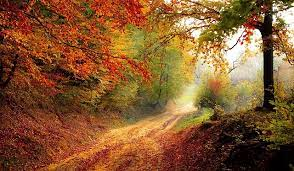
#> input picture forest.jpeg, 294 x 171 px, given in place of images.jpeg, which was not available; the run also reads 1 picture not shown here
$ python task_4_practice.py
#> lines starting #> are read from the running program, lines starting #| are printed output that depends on the picture; pictures that were not available may be replaced by others from this repository, and a replacement may not be noted
# from matplotlib.image import imread
# import matplotlib.pyplot as plt
# import numpy as np
""""
input_image = imread("images.jpeg")
# (rgb) color encoding
#slicing -->  [row,col,index]
r , g , b = input_image[:,:,0] , input_image[:,:,1] , input_image[:,:,2]

gamma = 1.04

# The values of r_const, g_const, and b_const are
# The luminance coefficients represent
# the sensitivity of the human eye to different wavelengths of light

r_const , g_const , b_const = 0.2126 , 0.7152, 0.0722
grayscale_image = r_const * r ** gamma + g_const * r ** gamma + b_const * r ** gamma
fig = plt.figure()
img_1 , img_2 = fig.add_subplot(121) , fig.add_subplot(122)
img_1.imshow(input_image)
img_2.imshow(grayscale_image, cmap=plt.cm.get_cmap('gray'))

fig.show()
plt.show()

"""
"""
import cv2

image = cv2.imread('images.jpeg')
gray = cv2.cvtColor(image, cv2.COLOR_BGR2GRAY)

image_resized = cv2.resize(image,(150,150))
# define the alpha and beta
alpha = 1.5 # Contrast control
beta = 10 # Brightness control

# call convertScaleAbs function
adjusted = cv2.convertScaleAbs(image, alpha=alpha, beta=beta)


# display the output image
cv2.imshow('adjusted', adjusted)
cv2.imshow('Original image', image)
cv2.imshow('Gray image', gray)
cv2.imshow('Resized image', image_resized)

cv2.waitKey(0)
cv2.destroyAllWindows()


///////////////////////////////////
import cv2
import numpy as np
from matplotlib import pyplot as plt
image = cv2.imread('images.jpeg')
img = cv2.cvtColor(image, cv2.COLOR_BGR2GRAY)
# img = cv2.imread('messi5.jpg',0)
f = np.fft.fft2(img)
fshift = np.fft.fftshift(f)
magnitude_spectrum = 20*np.log(np.abs(fshift))

plt.subplot(121),plt.imshow(img, cmap = 'gray')
plt.title('Input Image'), plt.xticks([]), plt.yticks([])
plt.subplot(122),plt.imshow(magnitude_spectrum, cmap = 'gray')
plt.title('Magnitude Spectrum'), plt.xticks([]), plt.yticks([])
plt.show()

cv2.imshow('Magnitude Spectrum', magnitude_spectrum)

///////////////////////////////
////////////////////////////////////////////////////
///////////////////////////////////////////////////////////////////
///////////////////////////////////////////////////////////////////////////////
import cv2
import numpy as np
from matplotlib import pyplot as plt
image = cv2.imread('images.jpeg')
img = cv2.cvtColor(image, cv2.COLOR_BGR2GRAY)
# img = cv2.imread('messi5.jpg',0)
f = np.fft.fft2(img)

fshift = np.fft.fftshift(f)


# Separate real and imaginary parts
f_real = np.real(fshift)
f_imag = np.imag(fshift)

# Compute magnitude and phase
f_mag = np.abs(fshift)
f_phase = np.angle(fshift)

magnitude_spectrum = 20*np.log(np.abs(fshift))
phase_spectrum = np.angle(fshift)
real_spectrum = np.real(fshift)
imaginary_spectrum = np.imag(fshift)


plt.subplot(421),plt.imshow(img, cmap = 'gray')
plt.title('Input Image'), plt.xticks([]), plt.yticks([])
plt.subplot(422),plt.imshow(magnitude_spectrum, cmap = 'gray')
plt.title('Magnitude Spectrum'), plt.xticks([]), plt.yticks([])

plt.subplot(423),plt.imshow(img, cmap = 'gray')
plt.title('Input Image'), plt.xticks([]), plt.yticks([])
plt.subplot(424),plt.imshow(phase_spectrum, cmap = 'gray')
plt.title('phase_spectrum '), plt.xticks([]), plt.yticks([])

plt.subplot(425),plt.imshow(img, cmap = 'gray')
plt.title('Input Image'), plt.xticks([]), plt.yticks([])
plt.subplot(426),plt.imshow(real_spectrum, cmap = 'gray')
plt.title('real_spectrum'), plt.xticks([]), plt.yticks([])

plt.subplot(427),plt.imshow(img, cmap = 'gray')
plt.title('Input Image'), plt.xticks([]), plt.yticks([])
plt.subplot(428),plt.imshow(imaginary_spectrum, cmap = 'gray')
plt.title('imaginary_spectrum'), plt.xticks([]), plt.yticks([])

plt.show()


# ////////////////////////-------------------------------------------------------------


import cv2
import numpy as np
from matplotlib import pyplot as plt

# Read the image in grayscale
image = cv2.imread('images.jpeg', cv2.IMREAD_GRAYSCALE)

# Perform 2D Fourier Transform
f = np.fft.fft2(image)

# Shift zero frequency components to the center
fshift = np.fft.fftshift(f)

# Calculate magnitude spectrum
magnitude_spectrum = 20 * np.log(np.abs(fshift))

# Calculate phase spectrum
phase_spectrum = np.angle(fshift)

# Calculate real part spectrum
real_spectrum = 20 * np.log(np.real(fshift))

# Calculate imaginary part spectrum
imag_spectrum = np.imag(fshift)

# Display the input image
plt.subplot(231), plt.imshow(image, cmap='gray')
plt.title('Input Image'), plt.xticks([]), plt.yticks([])

# Display the magnitude spectrum
plt.subplot(232), plt.imshow(magnitude_spectrum, cmap='gray')
plt.title('Magnitude Spectrum'), plt.xticks([]), plt.yticks([])

# Display the phase spectrum
plt.subplot(233), plt.imshow(phase_spectrum, cmap='gray')
plt.title('Phase Spectrum'), plt.xticks([]), plt.yticks([])

# Display the real part spectrum
plt.subplot(234), plt.imshow(real_spectrum, cmap='gray')
plt.title('Real Part Spectrum'), plt.xticks([]), plt.yticks([])

# Display the imaginary part spectrum
plt.subplot(235), plt.imshow(imag_spectrum, cmap='gray')
plt.title('Imaginary Part Spectrum'), plt.xticks([]), plt.yticks([])

# Show all the plots
plt.show()

import cv2
import numpy as np
from matplotlib import pyplot as plt
image = cv2.imread('images.jpeg')
img = cv2.cvtColor(image, cv2.COLOR_BGR2GRAY)
f = np.fft.fft2(img)

fshift = np.fft.fftshift(f)


# Separate real and imaginary parts
f_real = np.real(fshift)
f_imag = np.imag(fshift)

# Compute magnitude and phase
f_mag = np.abs(fshift)
f_phase = np.angle(fshift)

magnitude_spectrum = 20*np.log(np.abs(fshift))
phase_spectrum = np.angle(fshift)
real_spectrum = 20*np.log(np.real(fshift))
imaginary_spectrum = np.imag(fshift)


plt.subplot(421),plt.imshow(img, cmap = 'gray')
plt.title('Input Image'), plt.xticks([]), plt.yticks([])
plt.subplot(422),plt.imshow(magnitude_spectrum, cmap = 'gray')
plt.title('Magnitude Spectrum'), plt.xticks([]), plt.yticks([])

plt.subplot(423),plt.imshow(img, cmap = 'gray')
plt.title('Input Image'), plt.xticks([]), plt.yticks([])
plt.subplot(424),plt.imshow(phase_spectrum, cmap = 'gray')
plt.title('phase_spectrum '), plt.xticks([]), plt.yticks([])

plt.subplot(425),plt.imshow(img, cmap = 'gray')
plt.title('Input Image'), plt.xticks([]), plt.yticks([])
plt.subplot(426),plt.imshow(real_spectrum, cmap = 'gray')
plt.title('real_spectrum'), plt.xticks([]), plt.yticks([])

plt.subplot(427),plt.imshow(img, cmap = 'gray')
plt.title('Input Image'), plt.xticks([]), plt.yticks([])
plt.subplot(428),plt.imshow(imaginary_spectrum, cmap = 'gray')
plt.title('imaginary_spectrum'), plt.xticks([]), plt.yticks([])

plt.show()


//////////

import cv2
import numpy as np
from matplotlib import pyplot as plt

# Read the image in grayscale
image = cv2.imread('images.jpeg', cv2.IMREAD_GRAYSCALE)

# Perform 2D Fourier Transform
f = np.fft.fft2(image)

# Shift zero frequency components to the center
fshift = np.fft.fftshift(f)

# Calculate magnitude spectrum
magnitude_spectrum = 20 * np.log(np.abs(fshift))

# Calculate phase spectrum
phase_spectrum = np.angle(fshift)

# Calculate real part spectrum
real_spectrum = 20 * np.log(np.real(fshift))

# Calculate imaginary part spectrum
imag_spectrum = np.imag(fshift)

# Display the input image
plt.subplot(231), plt.imshow(image, cmap='gray')
plt.title('Input Image'), plt.xticks([]), plt.yticks([])

# Display the magnitude spectrum
plt.subplot(232), plt.imshow(magnitude_spectrum, cmap='gray')
plt.title('Magnitude Spectrum'), plt.xticks([]), plt.yticks([])

# Display the phase spectrum
plt.subplot(233), plt.imshow(phase_spectrum, cmap='gray')
plt.title('Phase Spectrum'), plt.xticks([]), plt.yticks([])

# Display the real part spectrum
plt.subplot(234), plt.imshow(real_spectrum, cmap='gray')
plt.title('Real Part Spectrum'), plt.xticks([]), plt.yticks([])

# Display the imaginary part spectrum
plt.subplot(235), plt.imshow(imag_spectrum, cmap='gray')
plt.title('Imaginary Part Spectrum'), plt.xticks([]), plt.yticks([])

# Show all the plots
plt.show()
"""


#  final code of real + imaginary + phase + magnitude
import cv2
import numpy as np

# Read the image in grayscale
image = cv2.imread('images.jpeg', cv2.IMREAD_GRAYSCALE)
#> image: shape (171, 294); min 0, max 255, mean 97.2

# Perform 2D Fourier Transform
f = np.fft.fft2(image)

# Shift zero frequency components to the center
fshift = np.fft.fftshift(f)

# Calculate magnitude spectrum
magnitude_spectrum = 20 * np.log(np.abs(fshift))

# Calculate phase spectrum
phase_spectrum = np.angle(fshift)

# Calculate real part spectrum
real_spectrum = 20 * np.log(np.real(fshift))

# Calculate imaginary part spectrum
imag_spectrum = np.imag(fshift)
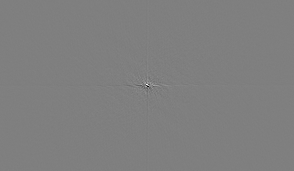
#> imag_spectrum: shape (171, 294) float64; min -627223, max 627223, mean 0; drawn with min black and max white

# Display the input image
cv2.imshow('Input Image', image)
cv2.waitKey(0)
cv2.destroyAllWindows()

# Display the magnitude spectrum
cv2.imshow('Magnitude Spectrum', magnitude_spectrum.astype(np.uint8))
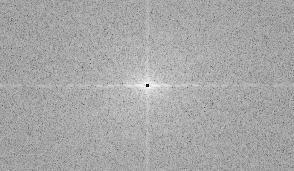
#> window 'Magnitude Spectrum': shape (171, 294); min 7, max 250, mean 167.1
cv2.waitKey(0)
cv2.destroyAllWindows()

# Display the phase spectrum
cv2.imshow('Phase Spectrum', phase_spectrum.astype(np.uint8))
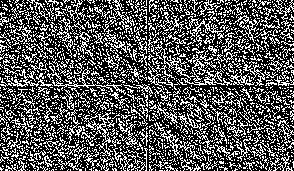
#> window 'Phase Spectrum': shape (171, 294); min 0, max 255, mean 87.2
cv2.waitKey(0)
cv2.destroyAllWindows()

# Display the real part spectrum
cv2.imshow('Real Part Spectrum', real_spectrum.astype(np.uint8))
cv2.waitKey(0)
cv2.destroyAllWindows()

# Display the imaginary part spectrum
cv2.imshow('Imaginary Part Spectrum', imag_spectrum.astype(np.uint8))
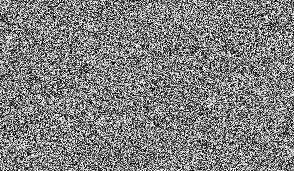
#> window 'Imaginary Part Spectrum': shape (171, 294); min 0, max 255, mean 127.5
cv2.waitKey(0)
cv2.destroyAllWindows()

"""
import cv2
import numpy as np

# Read input images
image1b = cv2.imread('images.jpeg', cv2.IMREAD_GRAYSCALE)
image2b = cv2.imread('download.jpeg', cv2.IMREAD_GRAYSCALE)
image3b = cv2.imread('download (1).jpeg', cv2.IMREAD_GRAYSCALE)
image4b = cv2.imread('images (1).jpeg', cv2.IMREAD_GRAYSCALE)

# making the images the same size
image1 = cv2.resize(image1b,(500,500))
image2 = cv2.resize(image2b,(500,500))
# image3 = cv2.resize(image3b,(500,500))
# image4 = cv2.resize(image4b,(500,500))

# Define custom weights for magnitude, phase, real, and imaginary components
#
# weights_magnitude = [1.0, 0.8, 0.5, 0.3]
# weights_phase = [0.0, 0.0, 0.0, 0.0]
# weights_real = [0.8, 0.5, 0.2, 1.0]
# weights_imaginary = [0.0, 0.0, 0.0, 0.0]
#
# # Create a list of input images
# input_images = [image1]
#
# # Initialize an empty complex array for the output Fourier transform
# output_fft = np.zeros_like(np.fft.fft2(input_images[0]), dtype=np.complex128)
#
# # Compute the weighted sum of Fourier transforms
# for i in range(len(input_images)):
#     # Compute Fourier transform of the current image
#     fft = np.fft.fft2(input_images[i])
#
#     # Apply custom weights to magnitude, phase, real, and imaginary components
#     weighted_fft = (
#         weights_magnitude[i] * np.abs(fft) * np.exp(1j * weights_phase[i]) +
#         weights_real[i] * np.real(fft) +
#         1j * weights_imaginary[i] * np.imag(fft)
#     )
#     # Apply custom weight only to the phase component
#
#     # here we modify the phase
#     # weighted_fft = (
#     #         np.abs(fft) * np.exp(1j * weights_phase[i]) +
#     #         1j * weights_imaginary[i] * np.imag(fft)
#     # )
#
#
#     # Apply custom weight only to the magnitude component
#     # weighted_fft = (
#     #         weights_magnitude[i] * np.abs(fft) +
#     #         weights_real[i] * np.real(fft) +
#     #         1j * weights_imaginary[i] * np.imag(fft)
#     # )
#
#     # Accumulate the weighted Fourier transform
#     output_fft += weighted_fft
#
# # Compute the inverse Fourier transform of the weighted sum
# output_image = np.abs(np.fft.ifft2(output_fft)).astype(np.uint8)
#
# # Display the input images
# for i in range(len(input_images)):
#     cv2.imshow(f'Input Image {i+1}', input_images[i])
#
# # Display the output image
# cv2.imshow('Output Image', output_image)
# cv2.waitKey(0)
# cv2.destroyAllWindows()
#


fft4 = np.fft.fft2(image2)
mag_of_messi = np.abs(fft4)

fft9 = np.fft.fft2(image1)
phase_parrot = np.angle(fft9)

weighted_fft = (
        mag_of_messi * np.exp(1j * phase_parrot) +

        1j * np.imag(fft9)
)

output_image = np.abs(np.fft.ifft2(weighted_fft)).astype(np.uint8)
cv2.imshow('Output Image', output_image)
cv2.waitKey(0)
cv2.destroyAllWindows()


"""


# /////////////////////////////////////////////////////////////////////////////////
import cv2
import numpy as np
    # # iterate on all photos to resize the wrt the smallest one
    #
    # # Assuming img_list is a list containing your image paths
    # img_paths = ['images.jpeg', 'download.jpeg', 'download (1).jpeg', 'images (1).jpeg']
    #
    # # Read images
    # img_list = [cv2.imread(img_path) for img_path in img_paths]
    #
    # # Get the size of the smallest image
    # smallest_size = min(img.shape[:2] for img in img_list)
    #
    # # Resize all images to the size of the smallest image
    # resized_images = [cv2.resize(img, (smallest_size[1], smallest_size[0])) for img in img_list]
    #
    # # Display or save the resized images as needed
    # for i, resized_img in enumerate(resized_images):
    #     cv2.imshow(f"Resized Image {i+1}", resized_img)
    #
    # cv2.waitKey(0)
    # cv2.destroyAllWindows()
    #
    # # //////////////////////////////////////////////////////////////////////////////////////////////////////////////
    # # # start here -resize -import - gray scale - brightness and contrast
    # import cv2
    # import numpy as np
    #
    # image = cv2.imread('images.jpeg')
    # gray = cv2.cvtColor(image, cv2.COLOR_BGR2GRAY)
    #
    # image_resized = cv2.resize(image,(150,150))
    # # define the alpha and beta
    #
    # alpha = 1.5 # Contrast control
    # beta = 1.2 # Brightness control
    #
    # # call convertScaleAbs function
    # adjusted = cv2.convertScaleAbs(image, alpha=alpha, beta=beta)
    #
    #
    # # display the output image
    # cv2.imshow('adjusted', adjusted)
    # cv2.imshow('Original image', image)
    # cv2.imshow('Gray image', gray)
    # cv2.imshow('Resized image', image_resized)
    #
    # cv2.waitKey(0)
    # cv2.destroyAllWindows()

# ---------------------------------------------------------------------------------------------------------------
# ---------------------------------------------------------------------------------------------------------------
#  final code of real + imaginary + phase + magnitude


    # # Read the image in grayscale
    # image = cv2.imread('images.jpeg', cv2.IMREAD_GRAYSCALE)
    #
    # # Perform 2D Fourier Transform
    # f = np.fft.fft2(image)
    #
    # # Shift zero frequency components to the center
    # fshift = np.fft.fftshift(f)
    #
    # # Calculate magnitude spectrum
    # magnitude_spectrum = 20 * np.log(np.abs(fshift))
    #
    # # Calculate phase spectrum
    # phase_spectrum = np.angle(fshift)
    #
    # # Calculate real part spectrum
    # real_spectrum = 20 * np.log(np.real(fshift))
    #
    # # Calculate imaginary part spectrum
    # imag_spectrum = np.imag(fshift)
    #
    # # Display the input image
    # cv2.imshow('Input Image', image)
    # cv2.waitKey(0)
    # cv2.destroyAllWindows()
    #
    # # Display the magnitude spectrum
    # cv2.imshow('Magnitude Spectrum', magnitude_spectrum.astype(np.uint8))
    # cv2.waitKey(0)
    # cv2.destroyAllWindows()
    #
    # # Display the phase spectrum
    # cv2.imshow('Phase Spectrum', phase_spectrum.astype(np.uint8))
    # cv2.waitKey(0)
    # cv2.destroyAllWindows()
    #
    # # Display the real part spectrum
    # cv2.imshow('Real Part Spectrum', real_spectrum.astype(np.uint8))
    # cv2.waitKey(0)
    # cv2.destroyAllWindows()
    #
    # # Display the imaginary part spectrum
    # cv2.imshow('Imaginary Part Spectrum', imag_spectrum.astype(np.uint8))
    # cv2.waitKey(0)
    # cv2.destroyAllWindows()
# --------------------------------------------------------------------------------------
# ////////////////////////////////////////////////////////////////////////////////////////////////////////////////////

# custamize the weights of mag and phase
import cv2
import numpy as np

# Read input images
image1b = cv2.imread('images.jpeg', cv2.IMREAD_GRAYSCALE)
image2b = cv2.imread('download.jpeg', cv2.IMREAD_GRAYSCALE)
image3b = cv2.imread('download (1).jpeg', cv2.IMREAD_GRAYSCALE)
image4b = cv2.imread('images (1).jpeg', cv2.IMREAD_GRAYSCALE)

# making the images the same size
image1 = cv2.resize(image1b,(500,500))
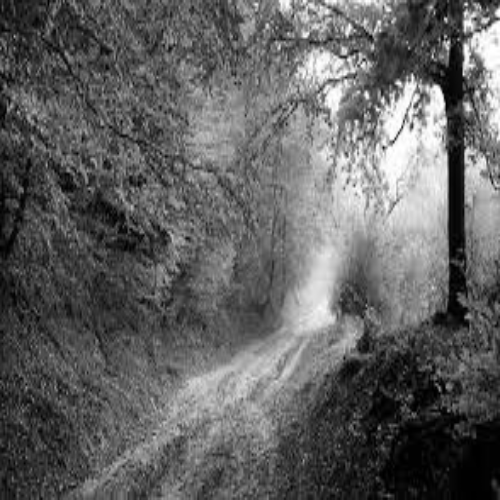
#> image1: shape (500, 500); min 0, max 255, mean 97.1
image2 = cv2.resize(image2b,(500,500))
image3 = cv2.resize(image3b,(500,500))
image4 = cv2.resize(image4b,(500,500))

# Define custom weights for magnitude, phase, real, and imaginary components

    # weights_magnitude = [1.0, 0.0, 0.0, 0.0]
    # weights_phase = [1.0, 0.0, 0.0, 0.0]
    # # weights_real = [0.8, 0.5, 0.2, 1.0]
    # # weights_imaginary = [0.0, 0.0, 0.0, 0.0]
    #
    # # Create a list of input images
    # input_images = [image1,image2,image3,image4]
    #
    # # Initialize an empty complex array for the output Fourier transform
    # output_fft = np.zeros_like(np.fft.fft2(input_images[0]), dtype=np.complex128)
    #
    # # Compute the weighted sum of Fourier transforms
    # for i in range(len(input_images)):
    #     # Compute Fourier transform of the current image
    #     fft = np.fft.fft2(input_images[i])
    #
    #     # Apply custom weights to magnitude, phase, real, and imaginary components
    #     weighted_fft = (
    #         weights_magnitude[i] * np.abs(fft) * np.exp(1j * weights_phase[i])
    #     )
    #
    #     output_fft += weighted_fft
    #
    # # Compute the inverse Fourier transform of the weighted sum
    # output_image = np.abs(np.fft.ifft2(output_fft)).astype(np.uint8)
    #
    # # Display the input images
    # for i in range(len(input_images)):
    #     cv2.imshow(f'Input Image {i+1}', input_images[i])
    #
    # # Display the output image
    # cv2.imshow('Output Image', output_image)
    # cv2.waitKey(0)
    # cv2.destroyAllWindows()


# //////////////////////////////////////////////////////////////////////////////////////////////////////////////////////////////////////////////////////////////
# messi code for asg
fft_messi = np.fft.fft2(image2)
mag_of_messi = np.abs(fft_messi)
phase_messi = np.angle(fft_messi)
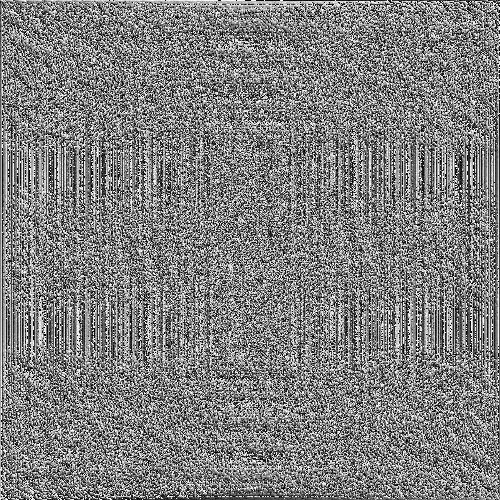
#> phase_messi: shape (500, 500) float64; min -3.14, max 3.14, mean -1.26e-05; drawn with min black and max white


fft_parrot = np.fft.fft2(image1)
mag_parrot = np.abs(fft_parrot)
phase_parrot = np.angle(fft_parrot)

fft_natural = np.fft.fft2(image3)
mag_of_natural = np.abs(fft_natural)

weighted_fft = (np.exp(1j * phase_messi)* mag_parrot +
    1j * np.imag(fft_messi)
)

output_image = np.abs(np.fft.ifft2(weighted_fft)).astype(np.uint8)
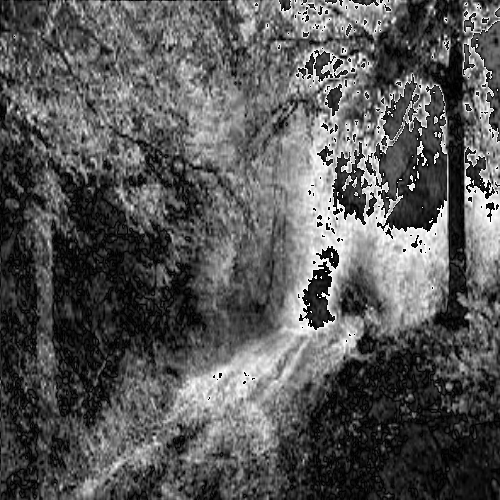
#> output_image: shape (500, 500); min 0, max 255, mean 87.4
cv2.imshow('Output Image kkkk', output_image)
cv2.waitKey(0)
cv2.destroyAllWindows()
##############################################################################

# FFT and magnitude for each image
fft_messi = np.fft.fft2(image2)
mag_of_messi = np.abs(fft_messi)
phase_messi = np.angle(fft_messi)

fft_parrot = np.fft.fft2(image1)
mag_parrot = np.abs(fft_parrot)
phase_parrot = np.angle(fft_parrot)

fft_natural = np.fft.fft2(image3)
mag_of_natural = np.abs(fft_natural)
phase_natural = np.angle(fft_natural)

# Define weights for magnitude and phase of each image
weight_messi_mag = 1
weight_messi_phase = 1.0

weight_parrot_mag = 0.0
weight_parrot_phase = 1.0

weight_natural_mag = 0.0
weight_natural_phase = 0.0

# Weighted FFT summation
weighted_fft = (
    weight_messi_mag * np.exp(1j * weight_messi_phase * phase_messi) * mag_parrot +
    weight_parrot_mag * np.exp(1j * weight_parrot_phase * phase_parrot) * mag_of_messi +
    weight_natural_mag * np.exp(1j * weight_natural_phase * phase_natural) * mag_of_natural
)

# Inverse FFT to get the output image
output_image = np.abs(np.fft.ifft2(weighted_fft)).astype(np.uint8)

# Display the output image
cv2.imshow('Output Image', output_image)
cv2.waitKey(0)
cv2.destroyAllWindows()
